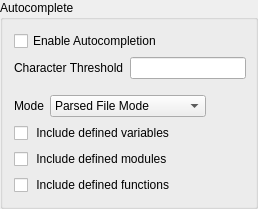
             <widget class="QGroupBox" name="groupBoxAutocomplete">
              <property name="title">
               <string>Autocomplete</string>
              </property>
              <layout class="QGridLayout" name="gridLayout1">
               <property name="rightMargin">
                <number>9</number>
               </property>
               <item row="4" column="0">
                <widget class="QCheckBox" name="checkBoxAutocompleteIncludeModules">
                 <property name="text">
                  <string> Include defined modules</string>
                 </property>
                </widget>
               </item>
               <item row="1" column="0">
                <layout class="QHBoxLayout" name="horizontalLayout_30">
                 <item>
                  <widget class="QLabel" name="labelCharacterThreshold">
                   <property name="text">
                    <string>Character Threshold</string>
                   </property>
                  </widget>
                 </item>
                 <item>
                  <widget class="QLineEdit" name="lineEditCharacterThreshold"/>
                 </item>
                </layout>
               </item>
               <item row="5" column="0">
                <widget class="QCheckBox" name="checkBoxAutocompleteIncludeFunctions">
                 <property name="text">
                  <string> Include defined functions</string>
                 </property>
                </widget>
               </item>
               <item row="0" column="0">
                <widget class="QCheckBox" name="checkBoxEnableAutocomplete">
                 <property name="text">
                  <string>Enable Autocompletion</string>
                 </property>
                </widget>
               </item>
               <item row="3" column="0">
                <widget class="QCheckBox" name="checkBoxAutocompleteIncludeVariables">
                 <property name="text">
                  <string> Include defined variables</string>
                 </property>
                </widget>
               </item>
               <item row="2" column="0">
                <layout class="QHBoxLayout" name="horizontalLayout_autoCompletion">
                 <property name="topMargin">
                  <number>10</number>
                 </property>
                 <item>
                  <widget class="QLabel" name="labelAutoCompleteMode">
                   <property name="text">
                    <string>Mode</string>
                   </property>
                  </widget>
                 </item>
                 <item>
                  <widget class="QComboBox" name="comboBoxAutoCompletionMode">
                   <item>
                    <property name="text">
                     <string>Parsed File Mode</string>
                    </property>
                   </item>
                   <item>
                    <property name="text">
                     <string>Regex Input Text Mode</string>
                    </property>
                   </item>
                  </widget>
                 </item>
                 <item>
                  <spacer name="horizontalSpacer_40">
                   <property name="orientation">
                    <enum>Qt::Horizontal</enum>
                   </property>
                   <property name="sizeHint" stdset="0">
                    <size>
                     <width>40</width>
                     <height>20</height>
                    </size>
                   </property>
                  </spacer>
                 </item>
                </layout>
               </item>
              </layout>
             </widget>
